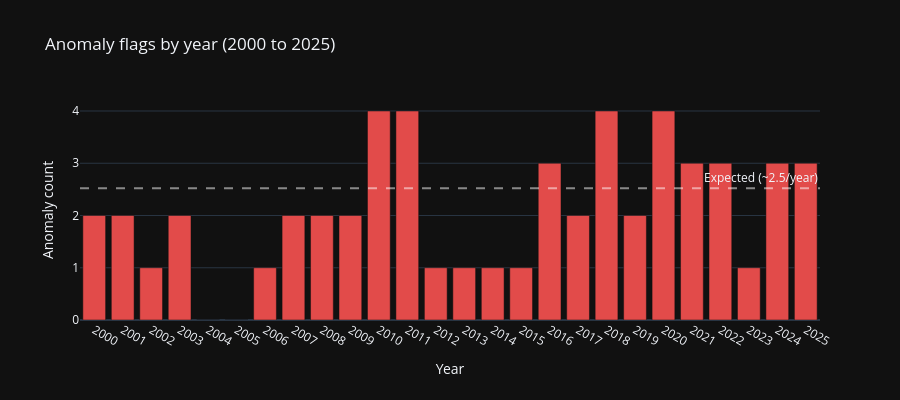

Notebook code cell kept with this figure:
### Code cell
# Annual anomaly counts. The final year runs only to the data cutoff, so it is
# excluded from the year-on-year comparison and reported separately below.
anomaly_series = pd.Series(anomaly_99.values, index=returns.index, name='anomaly')
annual_all = anomaly_series.groupby(anomaly_series.index.year).sum()

cutoff_year = returns.index.max().year
complete = annual_all[annual_all.index < cutoff_year]
partial_count = int(annual_all.get(cutoff_year, 0))
partial_days = int((anomaly_series.index.year == cutoff_year).sum())

fig = go.Figure(go.Bar(
    x=complete.index.astype(str), y=complete.values,
    marker_color='#E24B4A',
))
fig.add_hline(
    y=252 * 0.01, line_dash='dash', line_color='white', opacity=0.5,
    annotation_text='Expected (~2.5/year)',
)
fig.update_layout(
    template='plotly_dark',
    title=f'Anomaly flags by year (2000 to {cutoff_year - 1})',
    xaxis_title='Year', yaxis_title='Anomaly count',
    height=400,
)
fig.show()

display(Markdown(f"""
The chart shows complete calendar years only. {cutoff_year} is excluded because
it runs to the data cutoff of {returns.index.max().date()}, covering
{partial_days} trading days, and its {partial_count} flag{'s' if partial_count != 1 else ''}
are not comparable to a full year against the {252 * 0.01:.1f}-per-year line.
"""))

### Figure 1 — Plotly figure (JSON) as saved in the notebook; plotly's stock layout.template omitted (floating-point values rounded to 4 significant figures)
{"data": [{"marker": {"color": "#E24B4A"}, "type": "bar", "x": ["2000", "2001", "2002", "2003", "2004", "2005", "2006", "2007", "2008", "2009", "2010", "2011", "2012", "2013", "2014", "2015", "2016", "2017", "2018", "2019", "2020", "2021", "2022", "2023", "2024", "2025"], "y": [2, 2, 1, 2, 0, 0, 1, 2, 2, 2, 4, 4, 1, 1, 1, 1, 3, 2, 4, 2, 4, 3, 3, 1, 3, 3]}], "layout": {"annotations": [{"showarrow": false, "text": "Expected (~2.5/year)", "x": 1, "xanchor": "right", "xref": "x domain", "y": 2.52, "yanchor": "bottom", "yref": "y"}], "height": 400, "shapes": [{"line": {"color": "white", "dash": "dash"}, "opacity": 0.5, "type": "line", "x0": 0, "x1": 1, "xref": "x domain", "y0": 2.52, "y1": 2.52, "yref": "y"}], "title": {"text": "Anomaly flags by year (2000 to 2025)"}, "xaxis": {"title": {"text": "Year"}}, "yaxis": {"title": {"text": "Anomaly count"}}}}
